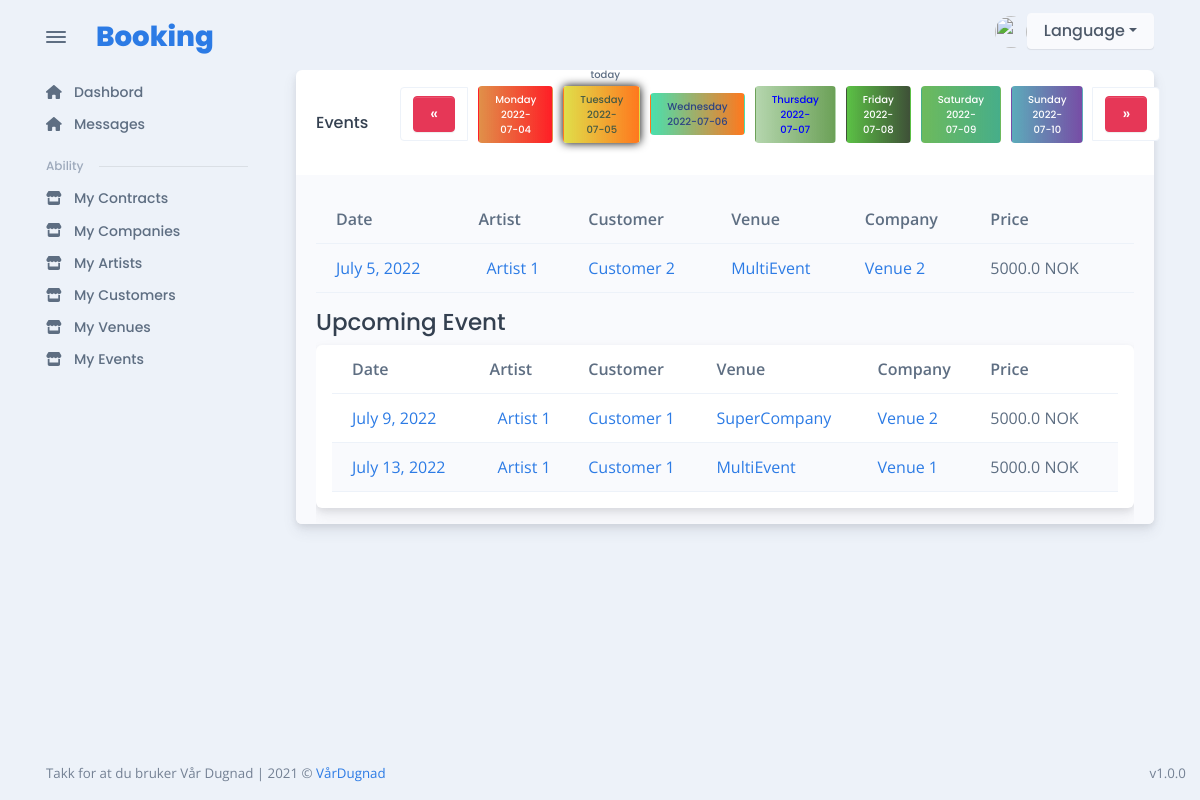
/en/event/list/0/ (signed in), run on an earlier commit of the app's database.
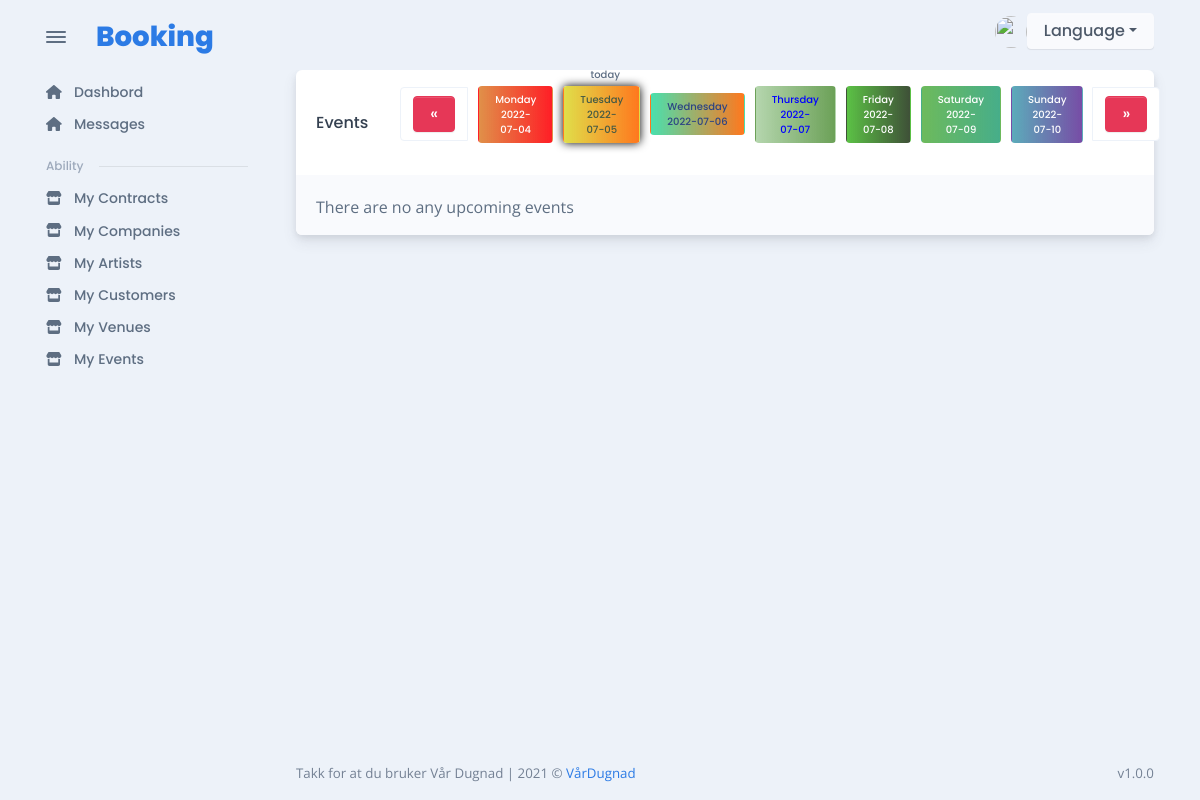
And on a later commit of the database.
### contract/models.py (models this page shows, shortened)
class ContractEventTeam(models.Model):
    contract = models.ForeignKey(
        Contract, verbose_name=("Event"), on_delete=models.CASCADE
    )
    user = models.ForeignKey(
        User, verbose_name=("Event User"), on_delete=models.CASCADE
    )
    role = models.CharField("role", max_length=255)
    class Meta:
        unique_together = (
            "contract",
            "user",
        )

class Contract(models.Model):
    artist = models.ForeignKey(
        Artist, verbose_name=("Contract artist"), on_delete=models.CASCADE, null=True
    )
    customer = models.ForeignKey(
        Customer, verbose_name=("Customer"), on_delete=models.CASCADE, null=True
    )
    company = models.ForeignKey(
        Company, verbose_name=("Company"), on_delete=models.CASCADE, null=True
    )
    venue = models.ForeignKey(
        Venue, verbose_name=("Venue"), on_delete=models.CASCADE, null=True
    )
    price = models.FloatField(("Price"), max_length=255)
    payment_methods = models.TextField(("Payment Methods"), null=True)
    date = models.DateField("Date", null=True)
    comment = models.TextField(("Comment"), blank=True, null=True)
    visible = models.BooleanField(("Visible"), default=True, null=True)
    signed = models.BooleanField(("Signed"), default=False, null=True)
    ADITIONAL_STAFF_CHOICES = (
        ("Reise", "Reise"),
        ("Hotell", "Hotell"),
        ("Tono", "Tono"),
        ("Interntransport", "Interntransport"),
        ("Middag", "Middag"),
        ("Lunsj", "Lunsj"),
        ("Teknikk", "Teknikk"),
    )
    aditional_staff = MultiSelectField(choices=ADITIONAL_STAFF_CHOICES, null=True)
    contract = RichTextField("Artist Contract", null=True, blank=True)
    contract_pdf_url = models.CharField(
        ("Contract PDF"), max_length=150, null=True, blank=True
    )
    class Meta:
        unique_together = ("artist", "customer", "date")

### artist/models.py (models this page shows, shortened)
class Artist(models.Model):
    name = models.CharField("name", max_length=255, unique=True)
    technical_raider = RichTextField("technical raider")
    hospitality_raider = RichTextField("technical raider")
    active = models.BooleanField(default=True)
    date_created = models.DateField(
        "Date created",
    )

### customer/models.py (models this page shows, shortened)
class Customer(models.Model):
    organization_number = models.CharField(
        "Organization number", max_length=255, unique=True
    )
    name = models.CharField("Name", max_length=255, unique=True)
    address = models.CharField("Address", max_length=255)
    zip_code = models.CharField("Zip Code", max_length=255)
    city = models.CharField("City", max_length=255)
    active = models.BooleanField(default=True)

### company/models.py (models this page shows, shortened)
class Company(models.Model):
    organization_number = models.CharField(("Organozation Number"), max_length=150)
    name = models.CharField(("Name"), max_length=150)
    address = models.CharField(("Address"), max_length=150)
    zip_code = models.CharField(("Zip Code"), max_length=50)
    city = models.CharField(("City"), max_length=50)
    terms = RichTextField("Terms", null=True)
    icon = models.FileField(("icon"), upload_to="category_image", null=True)
    active = models.BooleanField(("Active"), default=True)

### venue/models.py (models this page shows, shortened)
class Venue(models.Model):
    name = models.CharField("Name", max_length=255)
    address = models.CharField("Address", max_length=255)
    zip_code = models.CharField("Zip Code", max_length=255)
    city = models.CharField("City", max_length=255)
    phone = models.CharField("Phone", max_length=255)
    email = models.EmailField(
        "Email", max_length=255, error_messages={"key": "Invalid email"}
    )
    capacity = models.CharField("Capacity", max_length=255)
    opening = models.TimeField(("Opening Time"), auto_now=False, auto_now_add=False)
    closing = models.TimeField(("Closing Time"), auto_now=False, auto_now_add=False)
    age_limit = models.IntegerField(("Age Limit"))
    comment = models.TextField(("Comment"), blank=True)
    equipment = models.TextField(("Equipment"), blank=True)
    POWER_CHOICES = (
        ("32 Amp Blå", "32 Amp Blå"),
        ("32 Amp rød", "32 Amp rød"),
        ("63 Amp Blå", "63 Amp Blå"),
        ("63 Amp rød", "63 Amp rød"),
    )
    power = MultiSelectField(choices=POWER_CHOICES)
    active = models.BooleanField(default=True)

### event/views.py (the view)
# urls.py: path("list/<date>/", get_my_events, name="get_all_events"),
@login_required(login_url="login")
def get_my_events(request, date):
    if date == "0":
        event_date = str(datetime.today().date())
    else:
        event_date = date
    context = {
        "event_team": handle_event.get_event_contracts_for_user(
            request.user, event_date
        ),
        "has_perm": request.user.is_staff,
        "today_date": event_date,
        "today_today": str(datetime.today().date()),
        "week_days_list": user_artists.get_week_days_list(
            datetime.strptime(event_date, "%Y-%m-%d").date(),
            artist_constants.week_names_count[
                datetime.strptime(event_date, "%Y-%m-%d").date().strftime("%A")
            ],
        ),
        "upcoming_contracts": handle_event.get_upcoming_events(
            request.user, event_date
        ),
    }
    return render(request, "event/my_events_list.html", context)

### artist/services/user_artists.py (called while the page is built)
def get_week_days_list(today, n):
    arr = []
    for i in range(n - 1, -1, -1):
        arr.append(str(today + timedelta(days=-abs(i))))
    for i in range(1, 7 - n + 1, 1):
        arr.append(str(today + timedelta(days=i)))
    return arr

### artist/templatetags/artist_tags.py (called while the page is built)
@register.filter
def has_access_to_artist(user):
    return ArtistAccess.objects.filter(access=user)

@register.filter
def has_access_full_to_company(user):
    return CompanyAccess.objects.filter(access=user, admin=True)

@register.filter
def get_date_with_time_delta(date_today, timedelta_count):
    date_today_datetime = datetime.strptime(date_today, "%Y-%m-%d").date()
    return str(date_today_datetime + timedelta(days=timedelta_count))

@register.filter
def get_day_name(date_today):
    date_today_datetime = datetime.strptime(date_today, "%Y-%m-%d").date()
    return date_today_datetime.strftime("%A")

@register.filter
def get_name_hidden_block_contract(contract_id):
    return f"contract_id_hidden_block_{contract_id}"

### customer/templatetags/customer_tags.py (called while the page is built)
@register.filter
def has_access_to_customer(user):
    return CustomerAccess.objects.filter(access=user)

### event/services/handle_event.py (called while the page is built)
def get_event_contracts_for_user(user, date):
    return ContractEventTeam.objects.filter(user=user, contract__date=date)

### templates/event/my_events_list.html (shortened to what the changed rows need)
{% extends 'base/auth_base.html' %}
{% load static %}
{% load widget_tweaks %}
{% load artist_tags %}
{% block link %}
    <link rel="stylesheet" href="{% static  'css/artist_events.css' %}">
{% endblock link %}
{% block content %}
<div class="card">
  <div class="card-header">
    <div class="row flex-between-center">
      <div class="col-4 col-sm-auto d-flex align-items-center pe-0" style="display: flex; justify-content:space-between; width: 100%">
        <ul class="align-items-center" type="none" style="display: flex; gap:10px; justify-content:space-between;">
          <li class="page-item "><a class="page-link " href="{% url 'get_all_events'  today_date|get_date_with_time_delta:-7%}" aria-label="Previous"></a></li>
          {% for elem in week_days_list %}
              {% if elem == today_today %}
                  {% if elem == today_date %}
                      <li style="font-size: 10px;  box-shadow: 0 0 10px black;" class="btn today_date" id="{{elem|get_day_name}}">
                          <a  href="{% url 'get_all_events'  elem %}">
                              <div class="day_name">
                                  {{elem|get_day_name}}
                              </div>
                              <div class="date_date">
                                  {{ elem }}
                              </div>
                          </a>
                      </li>
                  {% endif %}
              {% else %}
                  {% if elem == today_date %}
                      <li style="font-size: 10px; box-shadow: 0 0 10px black;" class="btn" id="{{elem|get_day_name}}">
                          <a  href="{% url 'get_all_events'  elem %}">
                              <div class="day_name">
                                  {{elem|get_day_name}}
                              </div>
                              <div class="date_date">
                                  {{ elem }}
                              </div>
                          </a>
                      </li>
                  {% else %}
                      <li style="font-size: 10px;" class="btn " id="{{elem|get_day_name}}">
                          <a  href="{% url 'get_all_events' elem %}">
                              <div class="day_name">
                                  {{elem|get_day_name}}
                              </div>
                              <div class="date_date">
                                  {{ elem }}
                              </div>
                          </a>
                      </li>
                  {% endif %}
              {% endif %}
          {% endfor %}
          <li class="page-item "><a class="page-link " href="{% url 'get_all_events' today_date|get_date_with_time_delta:7%}" aria-label="Previous"></a></li>
      </ul>
      </div>
    </div>
  </div>
  <div class="card-body bg-light pb-0">
    <div class="table-responsive scrollbar">
      {% if event_team|length or upcoming_contracts%}
      {% if  event_team|length %}
        <table class="table table-hover table-striped overflow-hidden contract_table_list">
          <thead>
            <tr>
            <th scope="col">Date</th>
            <th scope="col">Artist</th>
            <th scope="col">Customer</th>
            <th scope="col">Venue</th>
            <th scope="col">Company</th>
            <th score="col">Price</th>
            </tr>
        </thead>
          <tbody>
            {% for team in event_team %}
                <tr class="align-middle table_contract_main_row" id="{{team.contract.id|get_name_hidden_block_contract}}">
                  <td><a href="{% url 'get_event_details' team.contract.id -1 %}">{{team.contract.date}}</a></td>
                  <td class="text-nowrap">
                      <div class="d-flex align-items-center">
                      <div class="ms-2"><a href="{% url 'artist_details' team.contract.artist.id -1 %}">{{team.contract.artist.name}}</a></div>
                      </div>
                  </td>
                  <td><div class="block">
                      <a href="{% url 'customer_details' team.contract.customer.id %}">{{team.contract.customer.name}}</a>
                  </div></td>
                  <td><div class="block">
                      <a href="{% url 'get_company_details' team.contract.company.id %}">{{team.contract.company.name}}</a>
                  </div></td>
                  <td><div class="block">
                      <a href="{% url 'get_venue_details' team.contract.venue.id %}">{{team.contract.venue.name}}</a>
                  </div></td>
                  <td>{{team.contract.price}} <span>NOK</span></td>
              </tr>
            {% endfor %}
          </tbody>
        </table>
        {% endif %}
        {% if upcoming_contracts %}
        <h4 style="">Upcoming Event</h4>
            <div class="container">
                <div class="row" id="main">
                    <div class="card mb-3" style="max-width: 1800px;">
                        <div class="row g-0" id="row_row">
                            <table class="table table-hover table-striped overflow-hidden contract_table_list">
                            <thead>
                                <tr>
                                    <th scope="col">Date</th>
                                    <th scope="col">Artist</th>
                                    <th scope="col">Customer</th>
                                    <th scope="col">Venue</th>
                                    <th scope="col">Company</th>
                                    <th score="col">Price</th>
                                </tr>
                            </thead>
                            <tbody>
                                {% for team in upcoming_contracts %}
                                <tr class="align-middle table_contract_main_row" id="{{team.contract.id|get_name_hidden_block_contract}}">
                                    <td><a href="{% url 'get_event_details' team.contract.id -1 %}">{{team.contract.date}}</a></td>
                                    <td class="text-nowrap">
                                        <div class="d-flex align-items-center">
                                        <div class="ms-2"><a href="{% url 'artist_details' team.contract.artist.id -1 %}">{{team.contract.artist.name}}</a></div>
                                        </div>
                                    </td>
                                    <td><div class="block">
                                        <a href="{% url 'customer_details' team.contract.customer.id %}">{{team.contract.customer.name}}</a>
                                    </div></td>
                                    <td><div class="block">
                                        <a href="{% url 'get_company_details' team.contract.company.id %}">{{team.contract.company.name}}</a>
                                    </div></td>
                                    <td><div class="block">
                                        <a href="{% url 'get_venue_details' team.contract.venue.id %}">{{team.contract.venue.name}}</a>
                                    </div></td>
                                    <td>{{team.contract.price}} <span>NOK</span></td>
                                </tr>
                                {% endfor %}
                            </tbody>
                            </table>
                            </div>
                        </div>
                    </div>
                </div>
            </div>
        {% endif %}
      {% else %}
        <p>There are no any upcoming events</p>
      {% endif %}
    </div>
  </div>
  </div>
{% endblock %}

What changed in the data, as far as the page shows it:
removed ContractEventTeam: contract "July 5, 2022", contract.artist.name "Artist 1", contract.customer.name "Customer 2", contract.company.name "MultiEvent", contract.venue.name "Venue 2", contract.price "5000.0"
removed ContractEventTeam: contract "July 9, 2022", contract.artist.name "Artist 1", contract.customer.name "Customer 1", contract.company.name "SuperCompany", contract.venue.name "Venue 2", contract.price "5000.0", shown under "Upcoming Event"
removed ContractEventTeam: contract "July 13, 2022", contract.artist.name "Artist 1", contract.customer.name "Customer 1", contract.company.name "MultiEvent", contract.venue.name "Venue 1", contract.price "5000.0", shown under "Upcoming Event"
Also different on the page:
text no longer shown: "Date Artist Customer Venue Company Price Upcoming Event Date Artist Customer Venue Company Price"
text now shown: "There are no any upcoming events"
